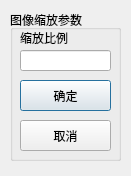
<?xml version="1.0" encoding="UTF-8"?>
<ui version="4.0">
 <class>zoomDialog</class>
 <widget class="QDialog" name="zoomDialog">
  <property name="geometry">
   <rect>
    <x>0</x>
    <y>0</y>
    <width>131</width>
    <height>176</height>
   </rect>
  </property>
  <property name="windowTitle">
   <string>Dialog</string>
  </property>
  <widget class="QGroupBox" name="groupBox">
   <property name="geometry">
    <rect>
     <x>10</x>
     <y>10</y>
     <width>111</width>
     <height>151</height>
    </rect>
   </property>
   <property name="title">
    <string>图像缩放参数</string>
   </property>
   <widget class="QLabel" name="label">
    <property name="geometry">
     <rect>
      <x>10</x>
      <y>20</y>
      <width>61</width>
      <height>16</height>
     </rect>
    </property>
    <property name="text">
     <string>缩放比例</string>
    </property>
   </widget>
   <widget class="QLineEdit" name="scale">
    <property name="geometry">
     <rect>
      <x>10</x>
      <y>40</y>
      <width>91</width>
      <height>21</height>
     </rect>
    </property>
   </widget>
   <widget class="QPushButton" name="okButton">
    <property name="geometry">
     <rect>
      <x>10</x>
      <y>70</y>
      <width>91</width>
      <height>31</height>
     </rect>
    </property>
    <property name="text">
     <string>确定</string>
    </property>
   </widget>
   <widget class="QPushButton" name="cancelButton">
    <property name="geometry">
     <rect>
      <x>10</x>
      <y>110</y>
      <width>91</width>
      <height>31</height>
     </rect>
    </property>
    <property name="text">
     <string>取消</string>
    </property>
   </widget>
  </widget>
 </widget>
 <resources/>
 <connections/>
</ui>
